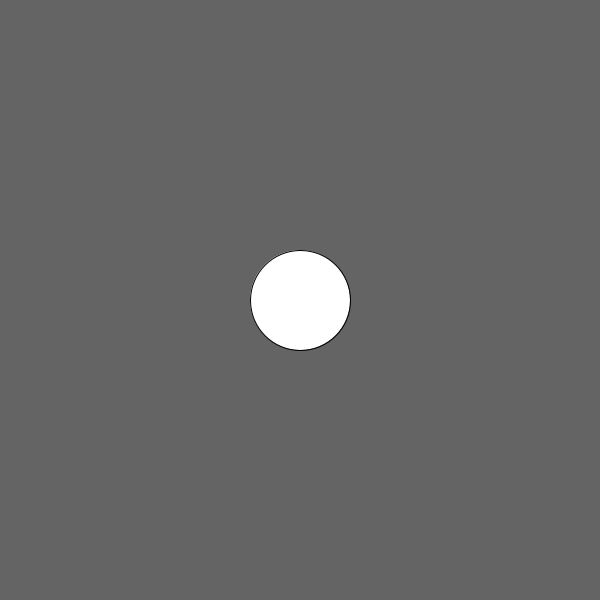
Frame 1 (no input)
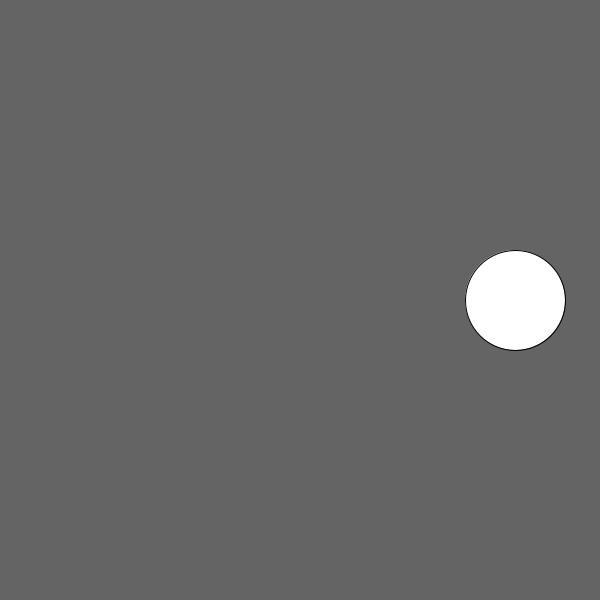
Frame 60 (the mouse pressed at the canvas centre just before this capture)
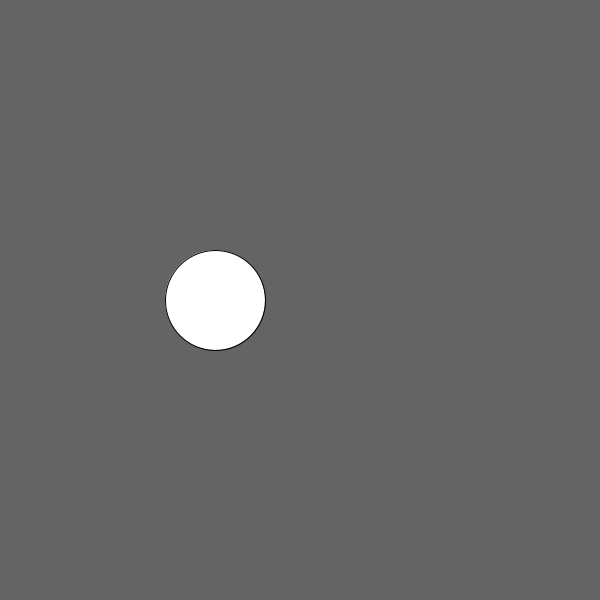
Frame 120 (the mouse held since frame 60 and released just before this capture)

The Processing sketch that drew these frames (run headless with seeded random() and noise(); from frame 60 on, the mouse is pressed at the canvas centre):

// Processing sketch: BounceBall
// ── BounceBall.pde
// Bouncing Ball Challenge

int x;
int y;
int diam;
int radius;
int xSpeed;

void setup()
{
  size(600,600);
  x = width/2;
  y = height/2;
  diam = 100;
  radius = diam/2;
  xSpeed = 5;
}

void draw()
{
  background(100);
  ellipse(x,y,diam,diam); 
  x += xSpeed;
  
  if(x > width - radius || x < 0 + radius) 
  {
    xSpeed *= -1; 
  }
}
